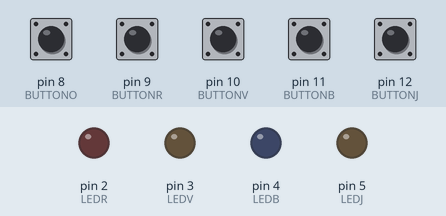
This sketch was run on a simulated Arduino Uno, built with avr-gcc and run on an emulated ATmega328P. Shown: output pins drawn as LEDs (lit = HIGH). Dashed ring = blinking. The inputs (shaded band) are chosen by the test bench; at power-on: pin 8 (BUTTONO), pin 9 (BUTTONR), pin 10 (BUTTONV), pin 11 (BUTTONB), pin 12 (BUTTONJ) HIGH.

Above: at 1.2 s.
1.3 s: pin 8 (BUTTONO) pulled LOW for 0.15 s
At 1.55 s:
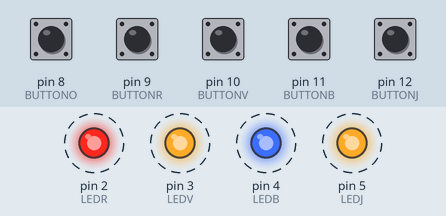
3.1 s: pin 9 (BUTTONR) pulled LOW for 0.15 s
At 4.5 s:
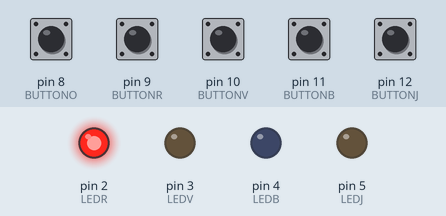
6.1 s: pin 8 (BUTTONO) pulled LOW for 1 s
At 8.2 s:
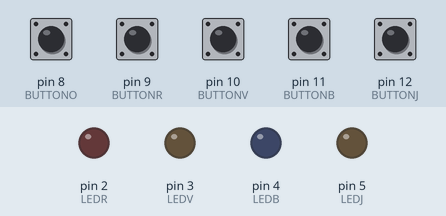
9.1 s: pin 9 (BUTTONR) pulled LOW for 1 s
At 9.25 s:
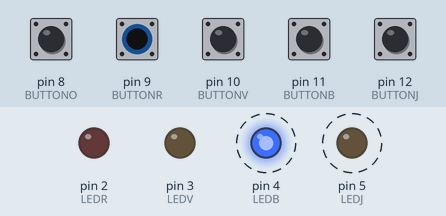
Timing chart, 0 to 12.1 s (numbered marks = the images above; inputs shaded):
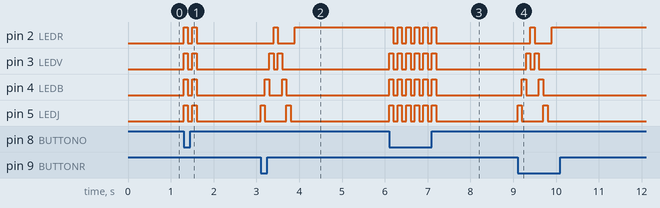

Measured:
- after the input at 1.3 s, pin 2 (LEDR), pin 3 (LEDV), pin 4 (LEDB), pin 5 (LEDJ): alternates HIGH for 0.10 s and LOW for 0.10 s, 4 changes in all, then stays LOW, starting at once
- after the input at 3.1 s, pin 2 (LEDR): LOW → HIGH after 0.30 s, → LOW 0.10 s later, → HIGH 0.40 s later; pin 3 (LEDV): alternates HIGH for 0.10 s and LOW for 0.10 s, 4 changes in all, then stays LOW, starting after 0.20 s
- after the input at 6.1 s, pin 2 (LEDR): alternates HIGH for 0.10 s and LOW for 0.10 s, 11 changes in all, then stays LOW, starting after 0.10 s; pin 3 (LEDV), pin 4 (LEDB), pin 5 (LEDJ): alternates HIGH for 0.10 s and LOW for 0.10 s, 12 changes in all, then stays LOW, starting at once
- after the input at 9.1 s, pin 2 (LEDR): LOW → HIGH after 0.30 s, → LOW 0.10 s later, → HIGH 0.40 s later; pin 3 (LEDV): alternates HIGH for 0.10 s and LOW for 0.10 s, 4 changes in all, then stays LOW, starting after 0.20 s

The sketch:

buzzer-bestversion.ino
```cpp
// pins des leds
#define LEDR 2
#define LEDV 3
#define LEDB 4
#define LEDJ 5

// pins des boutons
#define BUTTONO 8
#define BUTTONR 9
#define BUTTONV 10
#define BUTTONB 11
#define BUTTONJ 12

// bits des leds dans la variable leds
#define BIT_R 0
#define BIT_V 1
#define BIT_B 2
#define BIT_J 3

// Leds allumées 1 bit par led (Voir constantes BIT_* )
int leds = 0;

void setup() {
  //INITIALISE LES LEDS
  pinMode(LEDR, OUTPUT);
  pinMode(LEDV, OUTPUT);
  pinMode(LEDB, OUTPUT);
  pinMode(LEDJ, OUTPUT);

  //INITIALISE LES BOUTONS
  pinMode(BUTTONO, INPUT_PULLUP);  //connect internal resistor to pin
  pinMode(BUTTONR, INPUT_PULLUP);  //connect internal resistor to pin
  pinMode(BUTTONV, INPUT_PULLUP);  //connect internal resistor to pin
  pinMode(BUTTONB, INPUT_PULLUP);  //connect internal resistor to pin
  pinMode(BUTTONJ, INPUT_PULLUP);  //connect internal resistor to pin

  //Turn the leds off when started
  digitalWrite(LEDR, LOW);
  digitalWrite(LEDV, LOW);
  digitalWrite(LEDB, LOW);
  digitalWrite(LEDJ, LOW);

  // initialize serial communication at 9600 bits per second:
  Serial.begin(9600);
}

void loop() {
  boolean rbtnDown = !digitalRead(BUTTONR);
  boolean vbtnDown = !digitalRead(BUTTONV);
  boolean bbtnDown = !digitalRead(BUTTONB);
  boolean jbtnDown = !digitalRead(BUTTONJ);
  boolean obtnDown = !digitalRead(BUTTONO);

  //boolean rLedOff = !digitalRead();


  if (rbtnDown && leds == 0) {
    bitSet(leds, BIT_R);
    acceptSequence();
  }

  if (vbtnDown && leds == 0) {
    bitSet(leds, BIT_V);
    acceptSequence();
  }

  if (bbtnDown && leds == 0) {
    bitSet(leds, BIT_B);
    acceptSequence();
  }

  if (jbtnDown && leds == 0) {
    bitSet(leds, BIT_J);
    acceptSequence();
  }

  // reset btn
  if (obtnDown) {

    // fun reset sequence
    setLeds(0b1111);
    delay(100);
    setLeds(0b0000);
    delay(100);
    setLeds(0b1111);
    delay(100);
    setLeds(0b0000);
    delay(100);

    leds = 0;
  }

  // mets à jour les leds$$
  setLeds(leds);
}

void setLeds(int leds) {
  digitalWrite(LEDR, bitRead(leds, BIT_R));
  digitalWrite(LEDV, bitRead(leds, BIT_V));
  digitalWrite(LEDB, bitRead(leds, BIT_B));
  digitalWrite(LEDJ, bitRead(leds, BIT_J));
}

void acceptSequence() {
    setLeds(0b1000);
    delay(100);
    setLeds(0b0100);
    delay(100);
    setLeds(0b0010);
    delay(100);
    setLeds(0b0001);
    delay(100);

    setLeds(0b0010);
    delay(100);
    setLeds(0b0100);
    delay(100);
    setLeds(0b1000);
    delay(100);
    setLeds(0b0000);
    delay(100);

}
```
